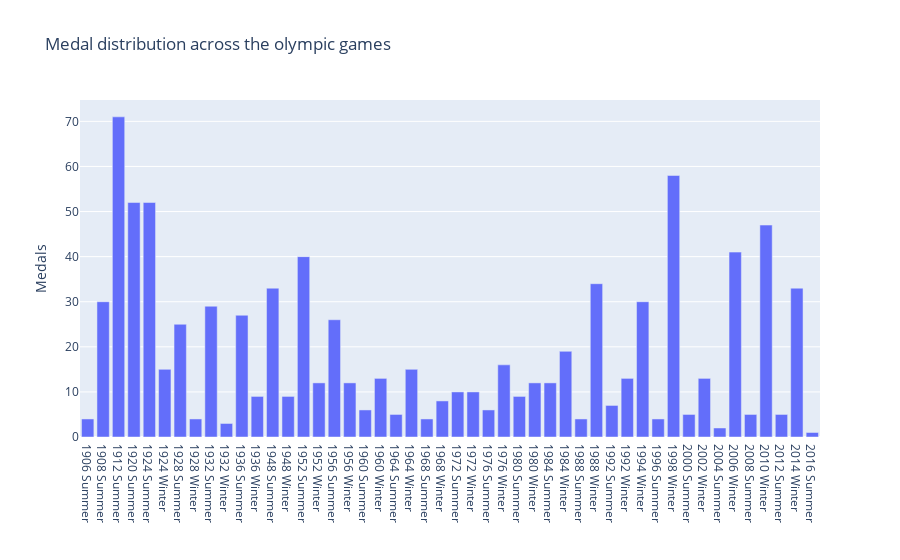

Write notebook code for a chart like this one.
### Markdown cell above
#### antal medaljer per OS

### Code cell
# Filter the rows into groups of games, than sum the "Medals" column for each given game
medals_per_os = olympic_data_finland_with_medals.groupby('Games')['Medal'].count()

medals_per_os.index = medals_per_os.index.sort_values()

fig = px.bar(
    x=medals_per_os.index,
    y=medals_per_os,
    title="Medal distribution across the olympic games",
    labels={
        'x': '',
        'y': 'Medals'
    }
)

fig.show()

### Figure 1 — Plotly figure (JSON) as saved in the notebook; plotly's stock layout.template omitted (floating-point values rounded to 4 significant figures)
{"data": [{"alignmentgroup": "True", "hovertemplate": "=%{x}<br>Medals=%{y}<extra></extra>", "legendgroup": "", "marker": {"color": "#636efa", "pattern": {"shape": ""}}, "name": "", "offsetgroup": "", "orientation": "v", "showlegend": false, "textposition": "auto", "type": "bar", "x": ["1906 Summer", "1908 Summer", "1912 Summer", "1920 Summer", "1924 Summer", "1924 Winter", "1928 Summer", "1928 Winter", "1932 Summer", "1932 Winter", "1936 Summer", "1936 Winter", "1948 Summer", "1948 Winter", "1952 Summer", "1952 Winter", "1956 Summer", "1956 Winter", "1960 Summer", "1960 Winter", "1964 Summer", "1964 Winter", "1968 Summer", "1968 Winter", "1972 Summer", "1972 Winter", "1976 Summer", "1976 Winter", "1980 Summer", "1980 Winter", "1984 Summer", "1984 Winter", "1988 Summer", "1988 Winter", "1992 Summer", "1992 Winter", "1994 Winter", "1996 Summer", "1998 Winter", "2000 Summer", "2002 Winter", "2004 Summer", "2006 Winter", "2008 Summer", "2010 Winter", "2012 Summer", "2014 Winter", "2016 Summer"], "xaxis": "x", "y": [4, 30, 71, 52, 52, 15, 25, 4, 29, 3, 27, 9, 33, 9, 40, 12, 26, 12, 6, 13, 5, 15, 4, 8, 10, 10, 6, 16, 9, 12, 12, 19, 4, 34, 7, 13, 30, 4, 58, 5, 13, 2, 41, 5, 47, 5, 33, 1], "yaxis": "y"}], "layout": {"barmode": "relative", "legend": {"tracegroupgap": 0}, "title": {"text": "Medal distribution across the olympic games"}, "xaxis": {"anchor": "y", "domain": [0, 1], "title": {"text": ""}}, "yaxis": {"anchor": "x", "domain": [0, 1], "title": {"text": "Medals"}}}}
